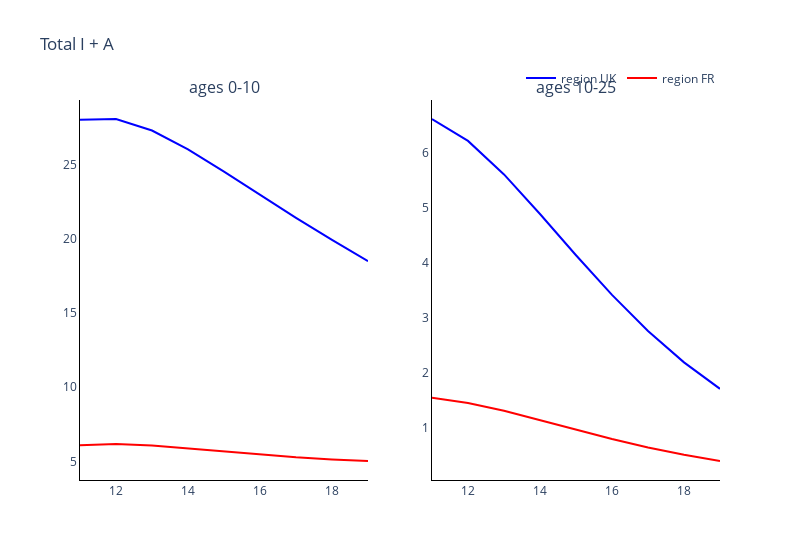
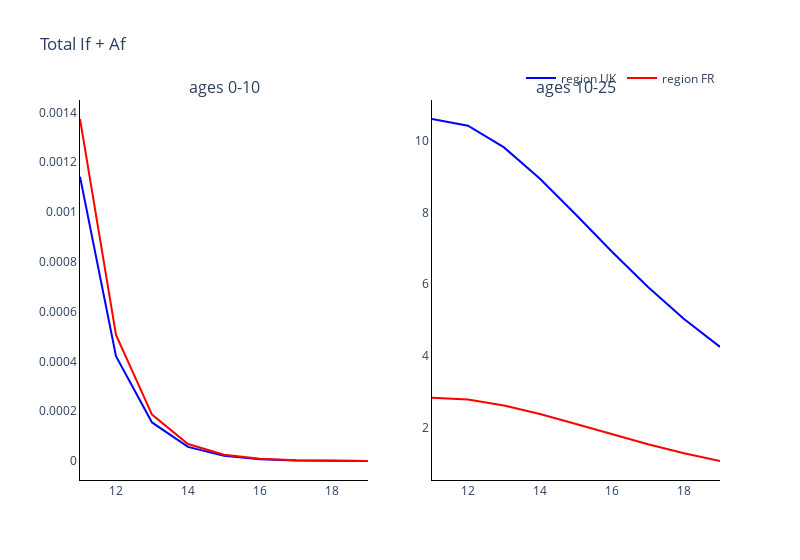
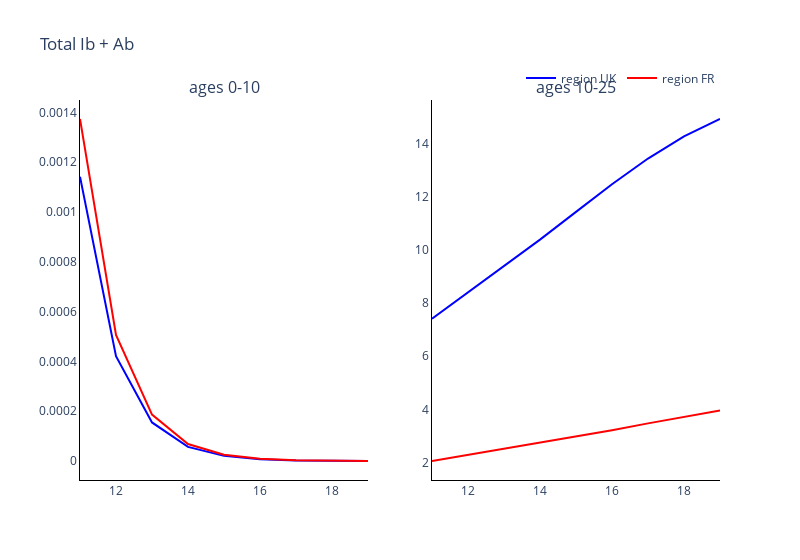
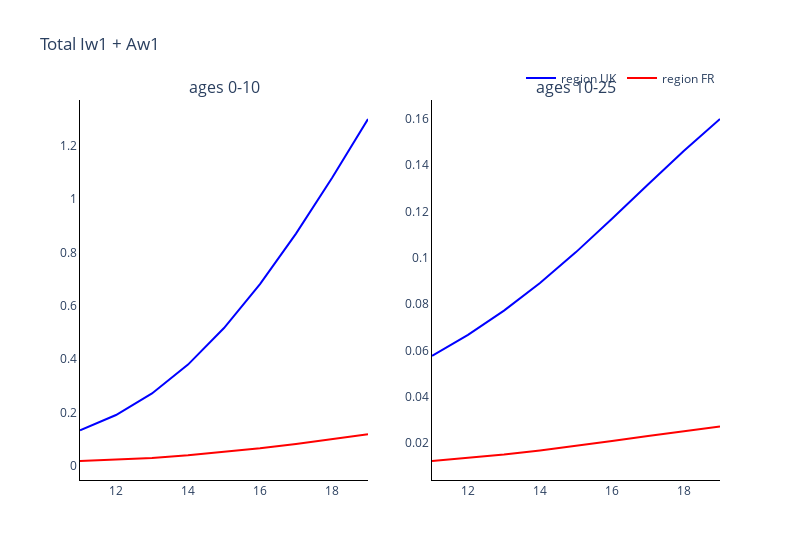

The cell these charts' notebook holds for them, in order:
### Markdown cell above
### Plot the total infectious comparment (I + A) for the different vaccination statuses

### Code cell
# Trace names - represent the solver used for the simulation
trace_name = ['region {}'.format(r) for r in regions]

# Compartment list - type and age
comparments = []
for n in ['', 'f', 'b', 'w1', 'w2', 'w3']:
    comparments.append('Total I{} + A{}'.format(n, n))

# Plot for each comparment
for c, comparment in enumerate(comparments):
    fig = go.Figure()
    fig = make_subplots(rows=int(np.ceil(len(age_groups)/2)), cols=2, subplot_titles=tuple('ages {}'.format(a) for a in age_groups))
    # Plot (line plot for each solver method for each age)
    for a, age in enumerate(age_groups):
        if a != 0:
            for o, out in enumerate(outputs):
                fig.add_trace(
                    go.Scatter(
                        y=(np.array(out[10:, (36+c)*len(age_groups)+a]) + np.array(out[10:, (42+c)*len(age_groups)+a])).tolist(),
                        x=parameters.simulation_parameters.times[10:],
                        mode='lines',
                        name=trace_name[o],
                        line_color=colours[o],
                        showlegend=False
                    ),
                    row= int(np.floor(a / 2)) + 1,
                    col= a % 2 + 1
                )
        
        else:
            for o, out in enumerate(outputs):
                fig.add_trace(
                    go.Scatter(
                        y=(np.array(out[10:, (36+c)*len(age_groups)+a]) + np.array(out[10:, (42+c)*len(age_groups)+a])).tolist(),
                        x=parameters.simulation_parameters.times[10:],
                        mode='lines',
                        name=trace_name[o],
                        line_color=colours[o]
                    ),
                    row= int(np.floor(a / 2)) + 1,
                    col= a % 2 + 1
                )

    # Add axis labels
    fig.update_layout(
        boxmode='group',
        title=comparment, 
        width=800,
        plot_bgcolor='white',
        xaxis=dict(linecolor='black'),
        yaxis=dict(linecolor='black'),
        xaxis2=dict(linecolor='black'),
        yaxis2=dict(linecolor='black'),
        xaxis3=dict(linecolor='black'),
        yaxis3=dict(linecolor='black'),
        xaxis4=dict(linecolor='black'),
        yaxis4=dict(linecolor='black'),
        xaxis5=dict(linecolor='black'),
        yaxis5=dict(linecolor='black'),
        xaxis6=dict(linecolor='black'),
        yaxis6=dict(linecolor='black'),
        xaxis7=dict(linecolor='black'),
        yaxis7=dict(linecolor='black'),
        xaxis8=dict(linecolor='black'),
        yaxis8=dict(linecolor='black'),
        xaxis9=dict(linecolor='black'),
        yaxis9=dict(linecolor='black'),
        xaxis10=dict(linecolor='black'),
        yaxis10=dict(linecolor='black'),
        xaxis11=dict(linecolor='black'),
        yaxis11=dict(linecolor='black'),
        xaxis12=dict(linecolor='black'),
        yaxis12=dict(linecolor='black'),
        xaxis13=dict(linecolor='black'),
        yaxis13=dict(linecolor='black'),
        xaxis14=dict(linecolor='black'),
        yaxis14=dict(linecolor='black'),
        xaxis15=dict(linecolor='black'),
        yaxis15=dict(linecolor='black'),
        xaxis16=dict(linecolor='black'),
        yaxis16=dict(linecolor='black'),
        legend=dict(
            orientation="h",
            yanchor="bottom",
            y=1.02,
            xanchor="right",
            x=1
        ))

    fig.show()

### Figure 1 — Plotly figure (JSON) as saved in the notebook; plotly's stock layout.template omitted (floating-point values rounded to 4 significant figures)
{"data": [{"line": {"color": "blue"}, "mode": "lines", "name": "region UK", "type": "scatter", "x": [11, 12, 13, 14, 15, 16, 17, 18, 19], "xaxis": "x", "y": [28.0, 28.05, 27.28, 26.01, 24.51, 22.95, 21.4, 19.91, 18.48], "yaxis": "y"}, {"line": {"color": "red"}, "mode": "lines", "name": "region FR", "type": "scatter", "x": [11, 12, 13, 14, 15, 16, 17, 18, 19], "xaxis": "x", "y": [6.088, 6.168, 6.072, 5.883, 5.662, 5.453, 5.276, 5.136, 5.027], "yaxis": "y"}, {"line": {"color": "blue"}, "mode": "lines", "name": "region UK", "showlegend": false, "type": "scatter", "x": [11, 12, 13, 14, 15, 16, 17, 18, 19], "xaxis": "x2", "y": [6.614, 6.217, 5.608, 4.888, 4.139, 3.42, 2.765, 2.194, 1.713], "yaxis": "y2"}, {"line": {"color": "red"}, "mode": "lines", "name": "region FR", "showlegend": false, "type": "scatter", "x": [11, 12, 13, 14, 15, 16, 17, 18, 19], "xaxis": "x2", "y": [1.55, 1.457, 1.315, 1.147, 0.9719, 0.8032, 0.6497, 0.5158, 0.4027], "yaxis": "y2"}], "layout": {"annotations": [{"font": {"size": 16}, "showarrow": false, "text": "ages 0-10", "x": 0.225, "xanchor": "center", "xref": "paper", "y": 1, "yanchor": "bottom", "yref": "paper"}, {"font": {"size": 16}, "showarrow": false, "text": "ages 10-25", "x": 0.775, "xanchor": "center", "xref": "paper", "y": 1, "yanchor": "bottom", "yref": "paper"}], "boxmode": "group", "legend": {"orientation": "h", "x": 1, "xanchor": "right", "y": 1.02, "yanchor": "bottom"}, "plot_bgcolor": "white", "title": {"text": "Total I + A"}, "width": 800, "xaxis": {"anchor": "y", "domain": [0, 0.45], "linecolor": "black"}, "xaxis10": {"linecolor": "black"}, "xaxis11": {"linecolor": "black"}, "xaxis12": {"linecolor": "black"}, "xaxis13": {"linecolor": "black"}, "xaxis14": {"linecolor": "black"}, "xaxis15": {"linecolor": "black"}, "xaxis16": {"linecolor": "black"}, "xaxis2": {"anchor": "y2", "domain": [0.55, 1], "linecolor": "black"}, "xaxis3": {"linecolor": "black"}, "xaxis4": {"linecolor": "black"}, "xaxis5": {"linecolor": "black"}, "xaxis6": {"linecolor": "black"}, "xaxis7": {"linecolor": "black"}, "xaxis8": {"linecolor": "black"}, "xaxis9": {"linecolor": "black"}, "yaxis": {"anchor": "x", "domain": [0, 1], "linecolor": "black"}, "yaxis10": {"linecolor": "black"}, "yaxis11": {"linecolor": "black"}, "yaxis12": {"linecolor": "black"}, "yaxis13": {"linecolor": "black"}, "yaxis14": {"linecolor": "black"}, "yaxis15": {"linecolor": "black"}, "yaxis16": {"linecolor": "black"}, "yaxis2": {"anchor": "x2", "domain": [0, 1], "linecolor": "black"}, "yaxis3": {"linecolor": "black"}, "yaxis4": {"linecolor": "black"}, "yaxis5": {"linecolor": "black"}, "yaxis6": {"linecolor": "black"}, "yaxis7": {"linecolor": "black"}, "yaxis8": {"linecolor": "black"}, "yaxis9": {"linecolor": "black"}}}

### Figure 2 — Plotly figure (JSON) as saved in the notebook; plotly's stock layout.template omitted (floating-point values rounded to 4 significant figures)
{"data": [{"line": {"color": "blue"}, "mode": "lines", "name": "region UK", "type": "scatter", "x": [11, 12, 13, 14, 15, 16, 17, 18, 19], "xaxis": "x", "y": [0.001142, 0.000421, 0.0001552, 5.714e-05, 2.104e-05, 7.742e-06, 2.855e-06, 1.054e-06, 3.885e-07], "yaxis": "y"}, {"line": {"color": "red"}, "mode": "lines", "name": "region FR", "type": "scatter", "x": [11, 12, 13, 14, 15, 16, 17, 18, 19], "xaxis": "x", "y": [0.001373, 0.0005063, 0.0001865, 6.866e-05, 2.53e-05, 9.334e-06, 3.439e-06, 1.267e-06, 4.669e-07], "yaxis": "y"}, {"line": {"color": "blue"}, "mode": "lines", "name": "region UK", "showlegend": false, "type": "scatter", "x": [11, 12, 13, 14, 15, 16, 17, 18, 19], "xaxis": "x2", "y": [10.59, 10.41, 9.804, 8.934, 7.933, 6.906, 5.926, 5.036, 4.259], "yaxis": "y2"}, {"line": {"color": "red"}, "mode": "lines", "name": "region FR", "showlegend": false, "type": "scatter", "x": [11, 12, 13, 14, 15, 16, 17, 18, 19], "xaxis": "x2", "y": [2.845, 2.797, 2.631, 2.391, 2.113, 1.827, 1.553, 1.304, 1.087], "yaxis": "y2"}], "layout": {"annotations": [{"font": {"size": 16}, "showarrow": false, "text": "ages 0-10", "x": 0.225, "xanchor": "center", "xref": "paper", "y": 1, "yanchor": "bottom", "yref": "paper"}, {"font": {"size": 16}, "showarrow": false, "text": "ages 10-25", "x": 0.775, "xanchor": "center", "xref": "paper", "y": 1, "yanchor": "bottom", "yref": "paper"}], "boxmode": "group", "legend": {"orientation": "h", "x": 1, "xanchor": "right", "y": 1.02, "yanchor": "bottom"}, "plot_bgcolor": "white", "title": {"text": "Total If + Af"}, "width": 800, "xaxis": {"anchor": "y", "domain": [0, 0.45], "linecolor": "black"}, "xaxis10": {"linecolor": "black"}, "xaxis11": {"linecolor": "black"}, "xaxis12": {"linecolor": "black"}, "xaxis13": {"linecolor": "black"}, "xaxis14": {"linecolor": "black"}, "xaxis15": {"linecolor": "black"}, "xaxis16": {"linecolor": "black"}, "xaxis2": {"anchor": "y2", "domain": [0.55, 1], "linecolor": "black"}, "xaxis3": {"linecolor": "black"}, "xaxis4": {"linecolor": "black"}, "xaxis5": {"linecolor": "black"}, "xaxis6": {"linecolor": "black"}, "xaxis7": {"linecolor": "black"}, "xaxis8": {"linecolor": "black"}, "xaxis9": {"linecolor": "black"}, "yaxis": {"anchor": "x", "domain": [0, 1], "linecolor": "black"}, "yaxis10": {"linecolor": "black"}, "yaxis11": {"linecolor": "black"}, "yaxis12": {"linecolor": "black"}, "yaxis13": {"linecolor": "black"}, "yaxis14": {"linecolor": "black"}, "yaxis15": {"linecolor": "black"}, "yaxis16": {"linecolor": "black"}, "yaxis2": {"anchor": "x2", "domain": [0, 1], "linecolor": "black"}, "yaxis3": {"linecolor": "black"}, "yaxis4": {"linecolor": "black"}, "yaxis5": {"linecolor": "black"}, "yaxis6": {"linecolor": "black"}, "yaxis7": {"linecolor": "black"}, "yaxis8": {"linecolor": "black"}, "yaxis9": {"linecolor": "black"}}}

### Figure 3 — Plotly figure (JSON) as saved in the notebook; plotly's stock layout.template omitted (floating-point values rounded to 4 significant figures)
{"data": [{"line": {"color": "blue"}, "mode": "lines", "name": "region UK", "type": "scatter", "x": [11, 12, 13, 14, 15, 16, 17, 18, 19], "xaxis": "x", "y": [0.001142, 0.000421, 0.0001552, 5.714e-05, 2.104e-05, 7.742e-06, 2.855e-06, 1.054e-06, 3.885e-07], "yaxis": "y"}, {"line": {"color": "red"}, "mode": "lines", "name": "region FR", "type": "scatter", "x": [11, 12, 13, 14, 15, 16, 17, 18, 19], "xaxis": "x", "y": [0.001373, 0.0005063, 0.0001865, 6.866e-05, 2.53e-05, 9.334e-06, 3.439e-06, 1.267e-06, 4.669e-07], "yaxis": "y"}, {"line": {"color": "blue"}, "mode": "lines", "name": "region UK", "showlegend": false, "type": "scatter", "x": [11, 12, 13, 14, 15, 16, 17, 18, 19], "xaxis": "x2", "y": [7.412, 8.396, 9.377, 10.39, 11.44, 12.48, 13.45, 14.28, 14.94], "yaxis": "y2"}, {"line": {"color": "red"}, "mode": "lines", "name": "region FR", "showlegend": false, "type": "scatter", "x": [11, 12, 13, 14, 15, 16, 17, 18, 19], "xaxis": "x2", "y": [2.057, 2.289, 2.505, 2.726, 2.962, 3.214, 3.473, 3.728, 3.963], "yaxis": "y2"}], "layout": {"annotations": [{"font": {"size": 16}, "showarrow": false, "text": "ages 0-10", "x": 0.225, "xanchor": "center", "xref": "paper", "y": 1, "yanchor": "bottom", "yref": "paper"}, {"font": {"size": 16}, "showarrow": false, "text": "ages 10-25", "x": 0.775, "xanchor": "center", "xref": "paper", "y": 1, "yanchor": "bottom", "yref": "paper"}], "boxmode": "group", "legend": {"orientation": "h", "x": 1, "xanchor": "right", "y": 1.02, "yanchor": "bottom"}, "plot_bgcolor": "white", "title": {"text": "Total Ib + Ab"}, "width": 800, "xaxis": {"anchor": "y", "domain": [0, 0.45], "linecolor": "black"}, "xaxis10": {"linecolor": "black"}, "xaxis11": {"linecolor": "black"}, "xaxis12": {"linecolor": "black"}, "xaxis13": {"linecolor": "black"}, "xaxis14": {"linecolor": "black"}, "xaxis15": {"linecolor": "black"}, "xaxis16": {"linecolor": "black"}, "xaxis2": {"anchor": "y2", "domain": [0.55, 1], "linecolor": "black"}, "xaxis3": {"linecolor": "black"}, "xaxis4": {"linecolor": "black"}, "xaxis5": {"linecolor": "black"}, "xaxis6": {"linecolor": "black"}, "xaxis7": {"linecolor": "black"}, "xaxis8": {"linecolor": "black"}, "xaxis9": {"linecolor": "black"}, "yaxis": {"anchor": "x", "domain": [0, 1], "linecolor": "black"}, "yaxis10": {"linecolor": "black"}, "yaxis11": {"linecolor": "black"}, "yaxis12": {"linecolor": "black"}, "yaxis13": {"linecolor": "black"}, "yaxis14": {"linecolor": "black"}, "yaxis15": {"linecolor": "black"}, "yaxis16": {"linecolor": "black"}, "yaxis2": {"anchor": "x2", "domain": [0, 1], "linecolor": "black"}, "yaxis3": {"linecolor": "black"}, "yaxis4": {"linecolor": "black"}, "yaxis5": {"linecolor": "black"}, "yaxis6": {"linecolor": "black"}, "yaxis7": {"linecolor": "black"}, "yaxis8": {"linecolor": "black"}, "yaxis9": {"linecolor": "black"}}}

### Figure 4 — Plotly figure (JSON) as saved in the notebook; plotly's stock layout.template omitted (floating-point values rounded to 4 significant figures)
{"data": [{"line": {"color": "blue"}, "mode": "lines", "name": "region UK", "type": "scatter", "x": [11, 12, 13, 14, 15, 16, 17, 18, 19], "xaxis": "x", "y": [0.1326, 0.19, 0.2709, 0.3791, 0.5163, 0.6813, 0.8704, 1.079, 1.3], "yaxis": "y"}, {"line": {"color": "red"}, "mode": "lines", "name": "region FR", "type": "scatter", "x": [11, 12, 13, 14, 15, 16, 17, 18, 19], "xaxis": "x", "y": [0.01746, 0.02208, 0.02909, 0.03858, 0.05062, 0.06506, 0.08151, 0.09937, 0.118], "yaxis": "y"}, {"line": {"color": "blue"}, "mode": "lines", "name": "region UK", "showlegend": false, "type": "scatter", "x": [11, 12, 13, 14, 15, 16, 17, 18, 19], "xaxis": "x2", "y": [0.05767, 0.06672, 0.07719, 0.08912, 0.1025, 0.1168, 0.1316, 0.1462, 0.1599], "yaxis": "y2"}, {"line": {"color": "red"}, "mode": "lines", "name": "region FR", "showlegend": false, "type": "scatter", "x": [11, 12, 13, 14, 15, 16, 17, 18, 19], "xaxis": "x2", "y": [0.01229, 0.01355, 0.01509, 0.01685, 0.01879, 0.02089, 0.02305, 0.02517, 0.02714], "yaxis": "y2"}], "layout": {"annotations": [{"font": {"size": 16}, "showarrow": false, "text": "ages 0-10", "x": 0.225, "xanchor": "center", "xref": "paper", "y": 1, "yanchor": "bottom", "yref": "paper"}, {"font": {"size": 16}, "showarrow": false, "text": "ages 10-25", "x": 0.775, "xanchor": "center", "xref": "paper", "y": 1, "yanchor": "bottom", "yref": "paper"}], "boxmode": "group", "legend": {"orientation": "h", "x": 1, "xanchor": "right", "y": 1.02, "yanchor": "bottom"}, "plot_bgcolor": "white", "title": {"text": "Total Iw1 + Aw1"}, "width": 800, "xaxis": {"anchor": "y", "domain": [0, 0.45], "linecolor": "black"}, "xaxis10": {"linecolor": "black"}, "xaxis11": {"linecolor": "black"}, "xaxis12": {"linecolor": "black"}, "xaxis13": {"linecolor": "black"}, "xaxis14": {"linecolor": "black"}, "xaxis15": {"linecolor": "black"}, "xaxis16": {"linecolor": "black"}, "xaxis2": {"anchor": "y2", "domain": [0.55, 1], "linecolor": "black"}, "xaxis3": {"linecolor": "black"}, "xaxis4": {"linecolor": "black"}, "xaxis5": {"linecolor": "black"}, "xaxis6": {"linecolor": "black"}, "xaxis7": {"linecolor": "black"}, "xaxis8": {"linecolor": "black"}, "xaxis9": {"linecolor": "black"}, "yaxis": {"anchor": "x", "domain": [0, 1], "linecolor": "black"}, "yaxis10": {"linecolor": "black"}, "yaxis11": {"linecolor": "black"}, "yaxis12": {"linecolor": "black"}, "yaxis13": {"linecolor": "black"}, "yaxis14": {"linecolor": "black"}, "yaxis15": {"linecolor": "black"}, "yaxis16": {"linecolor": "black"}, "yaxis2": {"anchor": "x2", "domain": [0, 1], "linecolor": "black"}, "yaxis3": {"linecolor": "black"}, "yaxis4": {"linecolor": "black"}, "yaxis5": {"linecolor": "black"}, "yaxis6": {"linecolor": "black"}, "yaxis7": {"linecolor": "black"}, "yaxis8": {"linecolor": "black"}, "yaxis9": {"linecolor": "black"}}}
